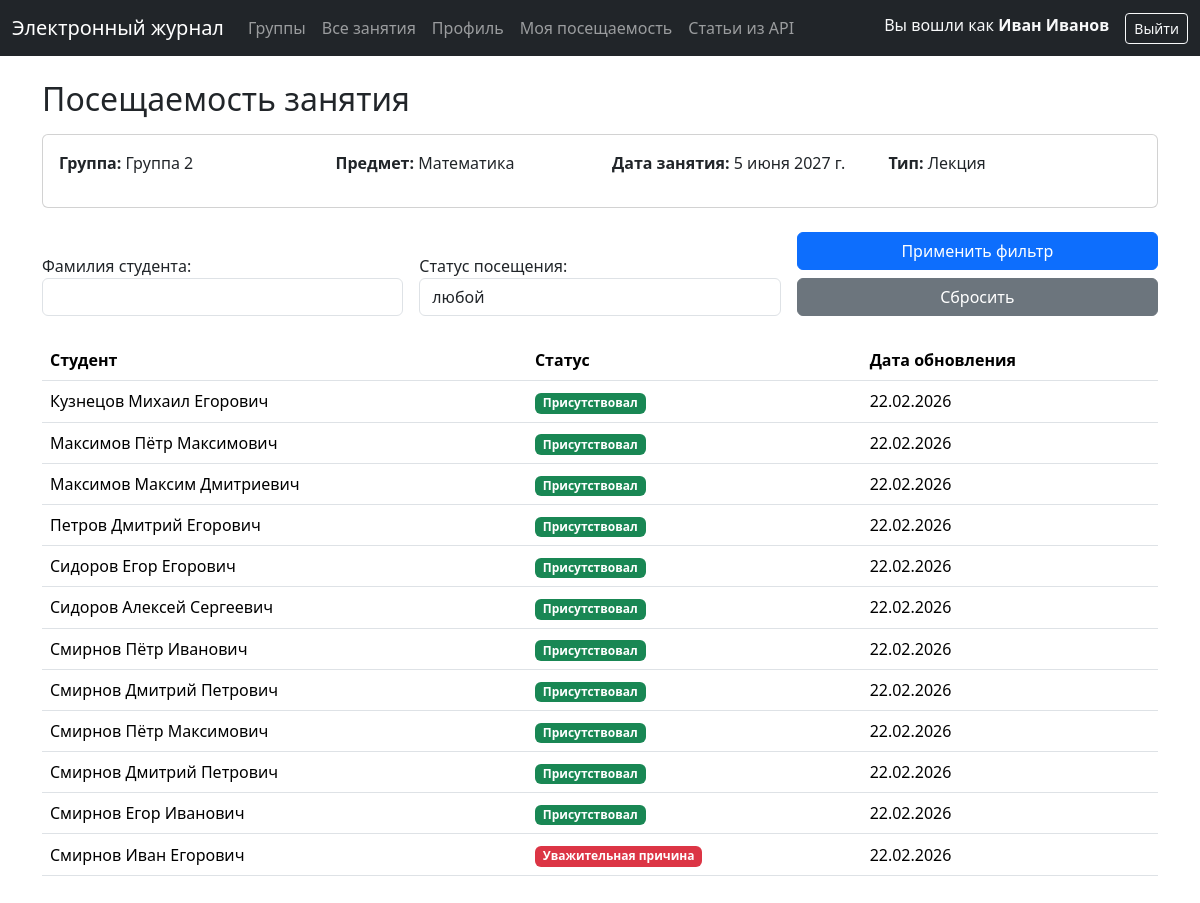
/teacher/lesson/24/attendance/ (signed in), run on the app's committed database.
### users/models.py (models this page shows)
class User(AbstractUser):
    username = models.CharField(
        max_length=150,
        unique=True,
        verbose_name='Логин',
        help_text='Латиница, цифры и @#$%^&+=!_.-/?*()',
    )
    @property
    def is_student(self):
        return hasattr(self, 'student')
    @property
    def is_teacher(self):
        return hasattr(self, 'teacher')
    def get_full_name(self):
        if self.first_name and self.last_name:
            return f"{self.first_name} {self.last_name}"
        return self.username
    class Meta:
        constraints = [
            models.CheckConstraint(
                name='username_allowed_chars',
                check=Q(username__regex=ALLOWED_RE),
            ),
        ]

### journal/models.py (models this page shows, shortened)
class Group(models.Model):
    id_group = models.CharField(max_length=100, unique=True, verbose_name='Номер группы')
    name = models.CharField(max_length=200, verbose_name='Группа')
    year_priem = models.CharField(max_length=200, verbose_name='Год приема')
    study_form = models.CharField(max_length=200, blank=True, null=True, verbose_name='Форма обучения')
    level = models.CharField(max_length=200, blank=True, null=True, verbose_name='Уровень')
    faculty = models.CharField(max_length=200, blank=True, null=True, verbose_name='Факультет')
    department = models.CharField(max_length=200, blank=True, null=True, verbose_name='Подразделение')
    term_number = models.CharField(max_length=2, blank=True, verbose_name='Период')
    number_of_active_students = models.CharField(max_length=2, blank=True, verbose_name='Количество студентов')
    status = models.BooleanField(default=False, blank=True)
    semestr = models.CharField(max_length=10, blank=True, verbose_name='Семестр')
    history = HistoricalRecords()
    class Meta:
        unique_together = [("id_group", "name")]
        verbose_name = 'Группа'
        verbose_name_plural = 'Группы'
        ordering = ['name']

class Lesson(models.Model):
    id_lesson = models.CharField(max_length=100, verbose_name='Номер занятия в расписании')
    id_group = models.ForeignKey(Group, on_delete=models.PROTECT, verbose_name='Номер группы')
    id_subject = models.ForeignKey(Subject, on_delete=models.PROTECT, verbose_name='Предмет')
    id_teacher = models.ForeignKey(Teacher, on_delete=models.PROTECT, verbose_name='ID учителя')
    type = models.ForeignKey(Type_lesson, on_delete=models.PROTECT, blank=True, verbose_name='Тип занятия')
    topic = models.CharField(max_length=200, blank=True, verbose_name='Тема занятия')
    date = models.DateField()
    status = models.BooleanField(default=False)
    period = models.ForeignKey(Period, on_delete=models.PROTECT, verbose_name='Период')
    time_create = models.DateField(auto_now_add=True, blank=True, verbose_name='Время создания')
    time_update = models.DateField(auto_now=True, blank=True, verbose_name='Время обновления')
    changed_by = models.ForeignKey(User, on_delete=models.PROTECT, blank=True, null=True, verbose_name='Создал')
    history = HistoricalRecords()
    class Meta:
        verbose_name = 'Занятие'
        verbose_name_plural = 'Занятия'
        ordering = ['-date']
    @property
    def _history_user(self):
        return self.changed_by

class Subject(models.Model):
    name = models.CharField(max_length=200, unique=True)
    history = HistoricalRecords()
    class Meta:
        verbose_name = 'Предмет'
        verbose_name_plural = 'Предметы'
        ordering = ['name']

class Type_lesson(models.Model):
    id_type = models.CharField(max_length=100, unique=True, verbose_name='ID')
    name = models.CharField(max_length=200, unique=True, verbose_name='Тип занятия')
    history = HistoricalRecords()
    class Meta:
        verbose_name = 'Тип занятия'
        verbose_name_plural = 'Типы занятий'

class Attendance(models.Model):
    id_lesson = models.ForeignKey(Lesson, on_delete=models.PROTECT, verbose_name='Номер занятия')
    id_student = models.ForeignKey(Student, on_delete=models.PROTECT, verbose_name='Номер студента')
    time_create = models.DateField(auto_now_add=True, verbose_name='Время создания')
    time_update = models.DateField(auto_now=True, verbose_name='Время обновления')
    status = models.ForeignKey(Att_Status, on_delete=models.SET_DEFAULT, default=1, verbose_name='Статус')
    changed_by = models.ForeignKey(User, on_delete=models.PROTECT, blank=True, verbose_name='Создал')
    history = HistoricalRecords()
    class Meta:
        unique_together = [("id_lesson", "id_student")]
        verbose_name = 'Посещаемость'
        verbose_name_plural = 'Посещаемость'
    @property
    def _history_user(self):
        return self.changed_by

class Student(models.Model):
    user = models.OneToOneField(settings.AUTH_USER_MODEL, on_delete=models.PROTECT, verbose_name='Пользователь')
    student_id = models.CharField(max_length=200, blank=True, verbose_name='Student_ID')
    id_record_book = models.CharField(max_length=200, blank=True, null=True)
    id_group = models.ForeignKey('Group', on_delete=models.PROTECT, verbose_name='Номер группы', blank=True)
    last_name = models.CharField(max_length=200, verbose_name='Фамилия')
    first_name = models.CharField(max_length=200, verbose_name='Имя')
    second_name = models.CharField(max_length=200, blank=True, null=True, verbose_name='Отчество')
    starosta = models.BooleanField(default=False, blank=True)
    expelled = models.BooleanField(default=False, blank=True)
    status = models.CharField(max_length=200, verbose_name='Статус', blank=True, null=True)
    history = HistoricalRecords()
    class Meta:
        verbose_name = 'Студент'
        verbose_name_plural = 'Студенты'
        ordering = ['last_name', 'first_name', 'second_name']

class Att_Status(models.Model):
    name = models.CharField(max_length=200, verbose_name='Название', unique=True)
    short_name = models.CharField(max_length=200, verbose_name='Короткое название')
    history = HistoricalRecords()
    class Meta:
        verbose_name = 'Статус'
        verbose_name_plural = 'Статусы'
        ordering = ['id']

### journal/views.py (the view, shortened to what this page needs)
# urls.py: path("teacher/lesson/<int:lesson_id>/attendance/", views.AttendanceListView.as_view(), name="teacher-lesson-attendance"),
class AttendanceListView(LoginRequiredMixin, TeacherRequiredMixin, ListView):
    model = Attendance
    template_name = "teacher/lesson_attendance.html"
    context_object_name = "attendances"
    paginate_by = 30
    def get_queryset(self):
        lesson_id = self.kwargs.get("lesson_id")
        self.lesson = get_object_or_404(Lesson, pk=lesson_id)
        queryset = Attendance.objects.filter(id_lesson=self.lesson)
        self.filter_form = AttendanceListFilterForm(self.request.GET)
        if self.filter_form.is_valid():
            cd = self.filter_form.cleaned_data
            if cd.get('last_name'):
                queryset = queryset.filter(id_student__last_name__icontains=cd['last_name'])
        return queryset.select_related("id_student__user", "status").order_by("id_student__last_name")
    def get_context_data(self, **kwargs):
        context = super().get_context_data(**kwargs)
        context["lesson"] = self.lesson
        context["group"] = self.lesson.id_group
        context["title"] = f"Посещаемость: {self.lesson.id_subject.name}, {self.lesson.date}"
        context["filter_form"] = getattr(self, 'filter_form', AttendanceListFilterForm())
        query_params = self.request.GET.copy()
        if 'page' in query_params:
            query_params.pop('page')
        context["filter_params"] = query_params.urlencode()
        return context

### journal/filters.py
class AttendanceListFilterForm(forms.Form):
    status_choices = [
        ("", "любой"),
        ("present", "Присутствовал"),
        ("absent", "Отсутствовал"),
    ]
    status = forms.ChoiceField(
        required=False,
        label="Статус посещения",
        choices=status_choices,
        widget=forms.Select(attrs={"class": "form-control"})
    )
    last_name = forms.CharField(
        required=False,
        label="Фамилия студента",
        widget=forms.TextInput(attrs={"class": "form-control"})
    )

### journal/mixins.py (called while the page is built)
    def test_func(self):
        user = self.request.user
        if not user.is_authenticated:
            return False
        return hasattr(user, 'teacher') and user.teacher is not None

### templates/teacher/lesson_attendance.html (shortened to what this page needs)
{% extends "base.html" %}
{% block content %}
<h2 class="mb-3">Посещаемость занятия</h2>
<div class="card mb-4">
    <div class="card-body">
        <div class="row">
            <div class="col-md-3">
                <p><strong>Группа:</strong> {{ group.name }}</p>
            </div>
            <div class="col-md-3">
                <p><strong>Предмет:</strong> {{ lesson.id_subject.name }}</p>
            </div>
            <div class="col-md-3">
                <p><strong>Дата занятия:</strong> {{ lesson.date }}</p>
            </div>
            <div class="col-md-3">
                <p><strong>Тип:</strong> {{ lesson.type.name }}</p>
            </div>
        </div>
    </div>
</div>
<form method="get" action="" class="mb-4">
    <div class="row g-3 align-items-end">
        <div class="col-md-4">
            {{ filter_form.last_name.label_tag }}
            {{ filter_form.last_name }}
        </div>
        <div class="col-md-4">
            {{ filter_form.status.label_tag }}
            {{ filter_form.status }}
        </div>
        <div class="col-md-4">
            <button type="submit" class="btn btn-primary w-100">Применить фильтр</button>
            <a href="{% url 'teacher-lesson-attendance' lesson.id %}" class="btn btn-secondary w-100 mt-2">
                Сбросить
            </a>
        </div>
    </div>
</form>
<table class="table table-hover align-middle">
    <thead>
        <tr>
            <th>Студент</th>
            <th>Статус</th>
            <th>Дата обновления</th>
        </tr>
    </thead>
    <tbody>
        {% for att in attendances %}
        <tr>
            <td>{{ att.id_student.last_name }} {{ att.id_student.first_name }} {{ att.id_student.second_name|default:"" }}</td>
            <td>
                <span class="badge {% if att.status.name == 'Присутствовал' %}bg-success{% else %}bg-danger{% endif %}">
                    {{ att.status.name }}
                </span>
            </td>
            <td>{{ att.time_update|date:"d.m.Y" }}</td>
        </tr>
        {% empty %}
        <tr>
            <td colspan="3" class="text-center text-muted">Данные о посещаемости отсутствуют.</td>
        </tr>
        {% endfor %}
    </tbody>
</table>
{% endblock content %}

### templates/base.html (shortened to what this page needs)
<!DOCTYPE html>
<html lang="ru">
<head>
    <link href="https://cdn.jsdelivr.net/npm/bootstrap@5.3.2/dist/css/bootstrap.min.css" rel="stylesheet">
    {% load static %}
    <link href="{% static 'journal/css/styles.css' %}" rel="stylesheet">
    <link rel="stylesheet" href="https://cdn.jsdelivr.net/npm/bootstrap-icons@1.11.3/font/bootstrap-icons.min.css">
</head>
<body>
    <nav class="navbar navbar-expand-lg navbar-dark bg-dark">
        <div class="container-fluid">
            <a class="navbar-brand" href="{% url 'home' %}">Электронный журнал</a>
            <div class="collapse navbar-collapse" id="navbarSupportedContent">
                {% if user.is_authenticated %}
                <ul class="navbar-nav me-auto mb-2 mb-lg-0">
                    {% if user.is_teacher %}
                    <li class="nav-item">
                        <a class="nav-link" href="{% url 'teacher-groups' %}">Группы</a>
                    </li>
                    <li class="nav-item">
                        <a class="nav-link" href="{% url 'teacher-lessons-all' %}">Все занятия</a>
                    </li>
                    {% endif %}
                    {% if user.is_student %}
                    <li class="nav-item">
                        <a class="nav-link" href="{% url 'student-profile' %}">Профиль</a>
                    </li>
                    <li class="nav-item">
                        <a class="nav-link" href="{% url 'student-attendance' %}">Моя посещаемость</a>
                    </li>
                    {% endif %}
                    <li class="nav-item">
                        <a class="nav-link" href="{% url 'api-women' %}">Статьи из API</a>
                    </li>
                </ul>
                <ul class="navbar-nav ms-auto">
                    <li class="nav-item">
                        <span class="navbar-text text-light me-3">
                            Вы вошли как <strong>{{ user.get_full_name|default:user.username }}</strong>
                        </span>
                    </li>
                    <li class="nav-item">
                        <form method="post" action="{% url 'logout' %}" style="display: inline;">
                            <button type="submit" class="btn btn-outline-light btn-sm">Выйти</button>
                        </form>
                    </li>
                </ul>
                {% endif %}
            </div>
        </div>
    </nav>
    <div class="container py-4">
        {% block content %}{% endblock content %}
    </div>
</body>
</html>

### data on the page
User: get_full_name "Иван Иванов"
Group: name "Группа 2"
Lesson: id_subject.name "Математика", date "5 июня 2027 г.", type.name "Лекция"
Attendance: id_student.last_name "Кузнецов", id_student.first_name "Михаил", id_student.second_name "Егорович", status.name "Присутствовал", time_update "22.02.2026"
Attendance: id_student.last_name "Максимов", id_student.first_name "Пётр", id_student.second_name "Максимович", status.name "Присутствовал", time_update "22.02.2026"
Attendance: id_student.last_name "Максимов", id_student.first_name "Максим", id_student.second_name "Дмитриевич", status.name "Присутствовал", time_update "22.02.2026"
Attendance: id_student.last_name "Петров", id_student.first_name "Дмитрий", id_student.second_name "Егорович", status.name "Присутствовал", time_update "22.02.2026"
Attendance: id_student.last_name "Сидоров", id_student.first_name "Егор", id_student.second_name "Егорович", status.name "Присутствовал", time_update "22.02.2026"
Attendance: id_student.last_name "Сидоров", id_student.first_name "Алексей", id_student.second_name "Сергеевич", status.name "Присутствовал", time_update "22.02.2026"
Attendance: id_student.last_name "Смирнов", id_student.first_name "Пётр", id_student.second_name "Иванович", status.name "Присутствовал", time_update "22.02.2026"
Attendance: id_student.last_name "Смирнов", id_student.first_name "Дмитрий", id_student.second_name "Петрович", status.name "Присутствовал", time_update "22.02.2026"
Attendance: id_student.last_name "Смирнов", id_student.first_name "Пётр", id_student.second_name "Максимович", status.name "Присутствовал", time_update "22.02.2026"
Attendance: id_student.last_name "Смирнов", id_student.first_name "Дмитрий", id_student.second_name "Петрович", status.name "Присутствовал", time_update "22.02.2026"
Attendance: id_student.last_name "Смирнов", id_student.first_name "Егор", id_student.second_name "Иванович", status.name "Присутствовал", time_update "22.02.2026"
Attendance: id_student.last_name "Смирнов", id_student.first_name "Иван", id_student.second_name "Егорович", status.name "Уважительная причина", time_update "22.02.2026"

### other printed values
{{ filter_form.last_name.label_tag }} "Фамилия студента:"
{{ filter_form.status.label_tag }} "Статус посещения:"
